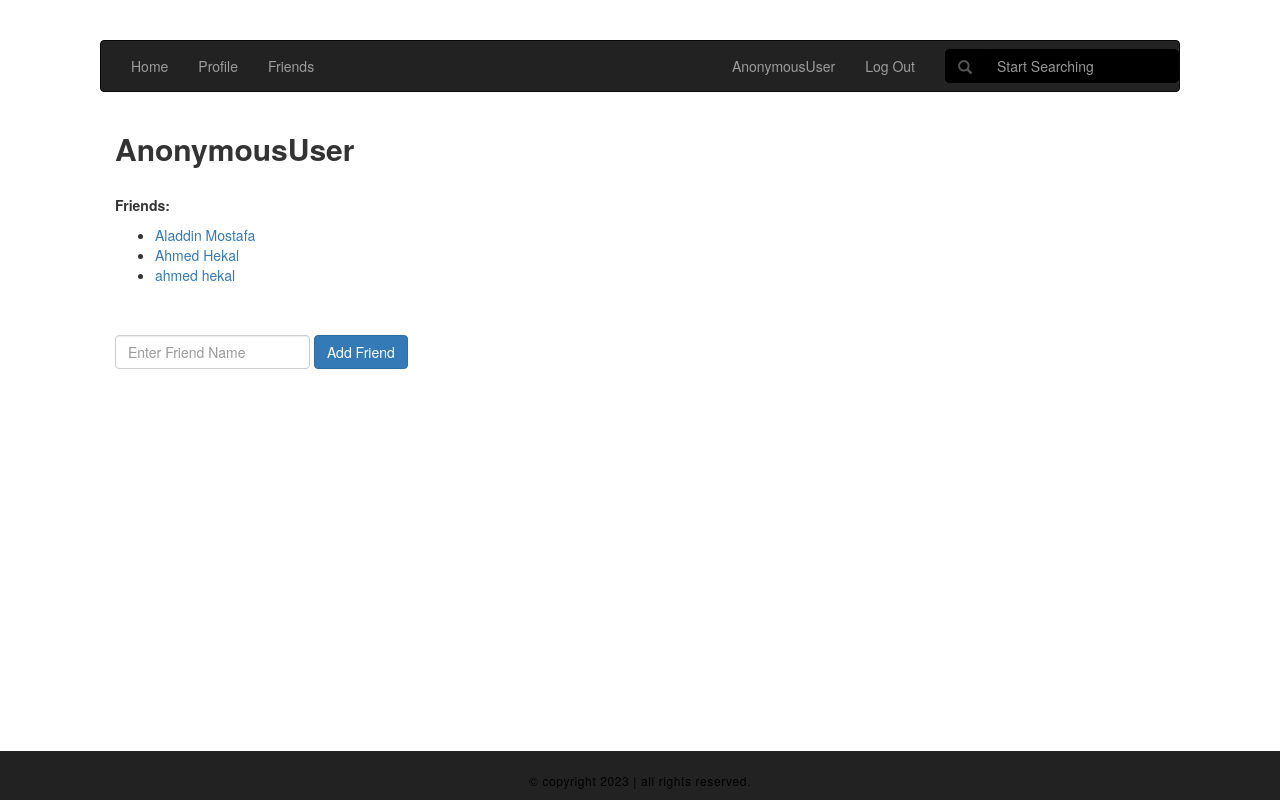
/abbas/friends/, run on an earlier commit of the app's database.
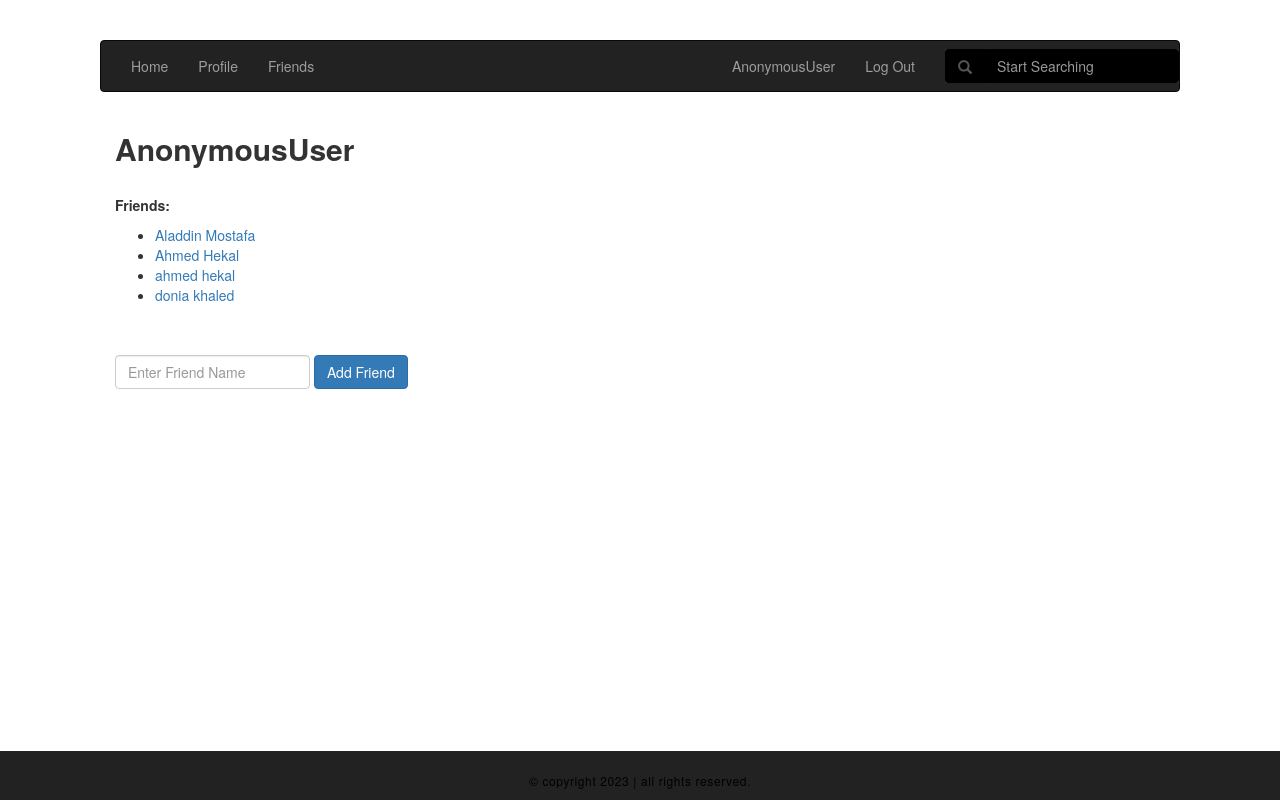
And on a later commit of the database.
### social_network/models.py (models this page shows)
class CustomUser(AbstractUser):
    friends = models.ManyToManyField('self')
    username = models.CharField(max_length=100, unique=True)
    password = models.CharField(max_length=100)
    email = models.CharField(max_length=100, unique=True)
    first_name = models.CharField(max_length=100)
    last_name = models.CharField(max_length=100)
    birth_date = models.CharField(max_length=10)
    gender = models.CharField(max_length=8)
    mobile_number = models.CharField(max_length=15)
    def __str__(self):
        return self.first_name + " " + self.last_name

### social_network/views.py (the view)
# urls.py: url(r'^(?P<username>[\w.@+-]+)/friends/$', views.detail, name='detail'),
def detail(request, username):
    user = CustomUser.objects.get(username=username)
    friends = user.friends.all()
    return render(request, 'social_network/friends.html', {'friends': friends})

### social_network/templates/social_network/friends.html (shortened to what this page needs)
<!DOCTYPE html>
<html lang="en">
<head>
<link rel="stylesheet" href="https://cdnjs.cloudflare.com/ajax/libs/font-awesome/4.7.0/css/font-awesome.min.css">
<link rel="stylesheet" href="https://maxcdn.bootstrapcdn.com/bootstrap/3.3.7/css/bootstrap.min.css">
<link rel="stylesheet" href="https://maxcdn.bootstrapcdn.com/bootstrap/3.3.7/css/bootstrap.min.css">
</head>
<body>
<nav class="navbar navbar-inverse">
  <div class="container-fluid">
    <ul class="nav navbar-nav">
        <li ><a href="/"> Home</a></li>
      <li><a href="/{{user.username}}">Profile</a></li>
      <li><a href="/{{user.username}}/friends/">Friends</a></li>
    </ul>
    <ul class="nav navbar-nav navbar-right">
        <li><a href="/{{user.username}}">{{user}}</a></li>
        <li><a href="/logout/">Log Out</a></li>
        <form class="navbar-form navbar-right" method="get" action="/">
          <div class="form-group" style="background-color:#333;">
            <div class="input-group" >
                <div class="input-group-addon" style="background-color:black;border-color:black;">
                    <span class="glyphicon glyphicon-search"></span>
                </div>
                 <input type="text" name="search" class="form-control" placeholder="Start Searching" style="background-color:black;border-color:black;">
            </div>
          </div>
        </form>
    </ul>
  </div>
</nav>
<div class="container">
      <h2 class="card-title"><b>{{user}}</b></h4>
        <br>
<div class="card">
<p class="card-title" id='big_font'><b>Friends: </b></p>
<ul class="card-text">
    {% for friend in friends%}
        <li><a href="/{{ friend.username }}/">{{friend}}</a></li>
    {% endfor %}
</ul>
</div>
<br>
<br>
<form method="post" action="{% url 'add_friend' user.username %}" class="form-inline">
  <div class="form-group mx-sm-3 mb-2">
    <input type="text" class="form-control" name="Friend" placeholder="Enter Friend Name">
  </div>
  <button type="submit" class="btn btn-primary mb-2">Add Friend</button>
</form>
</div>
<div class="container-fluid" id="footer">
   <div>
     <p>
       &copy; copyright 2023 | all rights reserved.
     </p>
   </div>
 </div>
</body>
</html>

What changed in the data, as far as the page shows it:
added CustomUser: first_name+last_name "donia khaled"
